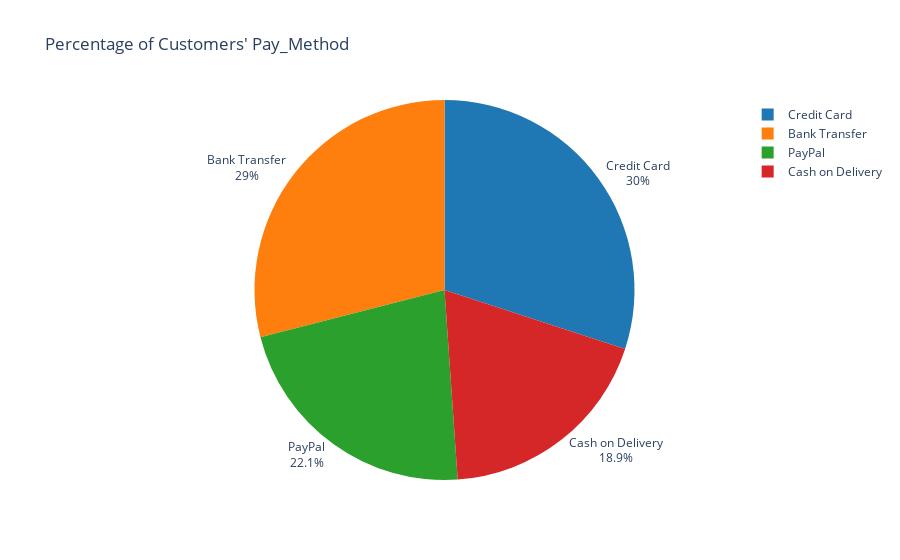

Notebook source saved alongside this figure:
### Markdown cell above
**VISUALIZATION**

### Code cell
fig = px.pie(df, values=df['Pay_Method'].value_counts(), names=df['Pay_Method'].unique(), template='plotly_white', title="Percentage of Customers' Pay_Method")
fig.update_traces(textposition='outside', textinfo='percent+label')
fig.update_traces(marker=dict(colors=['#1f77b4', '#ff7f0e', '#2ca02c', '#d62728', '#9467bd']))
fig.show()

### Figure 1 — Plotly figure (JSON) as saved in the notebook; plotly's stock layout.template omitted (floating-point values rounded to 4 significant figures)
{"data": [{"domain": {"x": [0, 1], "y": [0, 1]}, "hovertemplate": "label=%{label}<br>value=%{value}<extra></extra>", "labels": ["Credit Card", "Bank Transfer", "PayPal", "Cash on Delivery"], "legendgroup": "", "marker": {"colors": ["#1f77b4", "#ff7f0e", "#2ca02c", "#d62728", "#9467bd"]}, "name": "", "showlegend": true, "textinfo": "percent+label", "textposition": "outside", "type": "pie", "values": [19754, 19075, 14551, 12416]}], "layout": {"autosize": true, "legend": {"tracegroupgap": 0}, "title": {"text": "Percentage of Customers' Pay_Method"}}}
